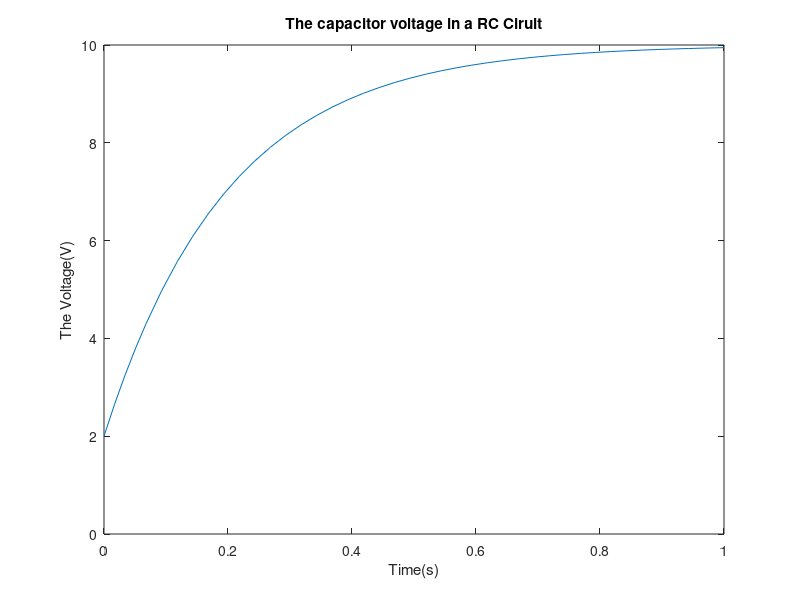

This chart was generated by the following MATLAB code:
%RC Circuit application
%Define some constants
RC = 0.2;
vi = 2;
va = 10;
% Use ode 45 to solve the differnce equation
%solve for voltage after 0.25s
[t,V] = ode45(@(t,V) (va-V)/RC, [0 0.25],vi);
n = length(V); %returns the length of the largest array dimension in the input V
fprintf("The voltage after 0.25s is %.2f V.\n",V(n))

%solve for 0.5s
[t,V] = ode45(@(t,V) (va-V)/RC, [0 0.5],vi);
n = length(V); 
fprintf("The voltage after 0.5s is %.2f V.\n",V(n))

%solve for 1s
[t,V] = ode45(@(t,V) (va-V)/RC, [0 1],vi);
n = length(V); 
fprintf("The voltage after 1s is %.2f V.\n",V(n))

%logical comparison
near8V = V>7.9 & V<8.1;
time8V = t(near8V);

%report outputs
fprintf("It will take %.2f seconds for the voltage to reach 8 volts\n",time8V)
plot(t,V)
ylim([0 10])
title("The capacitor voltage in a RC Ciruit")
xlabel("Time(s)")
ylabel("The Voltage(V)")
